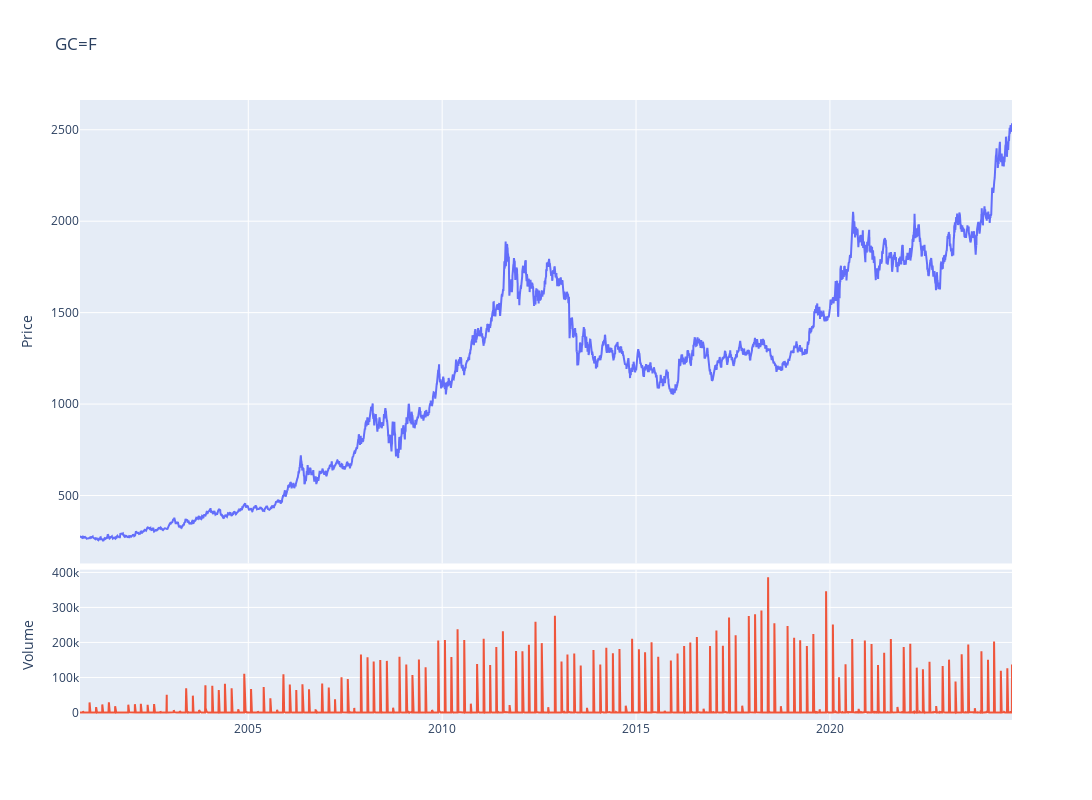

The cell this chart's notebook holds for it:
### Code cell
fig = make_subplots(rows=4, cols=1,shared_xaxes=True,vertical_spacing=0.01,specs=[[{'rowspan':3,'colspan':1}],[None],[None],[{'rowspan':1,'colspan':1}]])

# Graph (1,1)
fig.add_trace(go.Scatter(x=stock_ticker.index,y=stock_ticker['Adj Close'],mode="lines",name=f"{ticker}"),row=1, col=1)
# Update xaxis properties
fig.update_yaxes(title_text="Price", row=1, col=1)

# Graph (4,1)
fig.add_trace(go.Scatter(x=stock_ticker.index,y=stock_ticker['Volume'],mode="lines",name='Volume'),row=4, col=1)
fig.update_yaxes(title_text="Volume", row=4, col=1)

fig.update_layout(height=800, width=1300,showlegend=False,title=f"{ticker}")

fig.show()

### Figure 1 — Plotly figure (JSON) as saved in the notebook; plotly's stock layout.template omitted (floating-point values rounded to 4 significant figures; data arrays with more than 128 entries replaced by an {"elided": "..."} marker saying what was removed)
{"data": [{"mode": "lines", "name": "GC=F", "type": "scatter", "x": {"elided": "6030 str values"}, "xaxis": "x", "y": {"elided": "6030 float values"}, "yaxis": "y"}, {"mode": "lines", "name": "Volume", "type": "scatter", "x": {"elided": "6030 str values"}, "xaxis": "x2", "y": {"elided": "6030 int values"}, "yaxis": "y2"}], "layout": {"height": 800, "showlegend": false, "title": {"text": "GC=F"}, "width": 1300, "xaxis": {"anchor": "y", "domain": [0, 1], "matches": "x2", "showticklabels": false}, "xaxis2": {"anchor": "y2", "domain": [0, 1]}, "yaxis": {"anchor": "x", "domain": [0.2525, 1], "title": {"text": "Price"}}, "yaxis2": {"anchor": "x2", "domain": [0, 0.2425], "title": {"text": "Volume"}}}}
